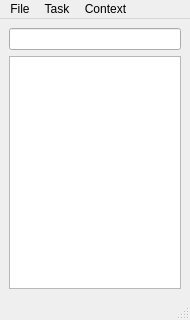
<?xml version="1.0" encoding="UTF-8"?>
<ui version="4.0">
 <class>MainWindow</class>
 <widget class="QMainWindow" name="MainWindow">
  <property name="geometry">
   <rect>
    <x>0</x>
    <y>0</y>
    <width>190</width>
    <height>320</height>
   </rect>
  </property>
  <property name="minimumSize">
   <size>
    <width>190</width>
    <height>320</height>
   </size>
  </property>
  <property name="maximumSize">
   <size>
    <width>300</width>
    <height>600</height>
   </size>
  </property>
  <property name="windowTitle">
   <string>Workload</string>
  </property>
  <property name="windowOpacity">
   <double>0.900000000000000</double>
  </property>
  <widget class="QWidget" name="centralwidget">
   <layout class="QVBoxLayout" name="verticalLayout">
    <item>
     <widget class="QLineEdit" name="taskInput"/>
    </item>
    <item>
     <widget class="QTreeWidget" name="taskList">
      <property name="enabled">
       <bool>true</bool>
      </property>
      <property name="baseSize">
       <size>
        <width>0</width>
        <height>0</height>
       </size>
      </property>
      <property name="horizontalScrollBarPolicy">
       <enum>Qt::ScrollBarAlwaysOff</enum>
      </property>
      <property name="textElideMode">
       <enum>Qt::ElideLeft</enum>
      </property>
      <property name="autoExpandDelay">
       <number>-1</number>
      </property>
      <property name="indentation">
       <number>0</number>
      </property>
      <property name="rootIsDecorated">
       <bool>false</bool>
      </property>
      <property name="columnCount">
       <number>2</number>
      </property>
      <attribute name="headerVisible">
       <bool>false</bool>
      </attribute>
      <attribute name="headerDefaultSectionSize">
       <number>20</number>
      </attribute>
      <attribute name="headerMinimumSectionSize">
       <number>10</number>
      </attribute>
      <column>
       <property name="text">
        <string>Priority</string>
       </property>
      </column>
      <column>
       <property name="text">
        <string>Task</string>
       </property>
      </column>
     </widget>
    </item>
   </layout>
  </widget>
  <widget class="QMenuBar" name="menubar">
   <property name="geometry">
    <rect>
     <x>0</x>
     <y>0</y>
     <width>190</width>
     <height>21</height>
    </rect>
   </property>
   <widget class="QMenu" name="menuFile">
    <property name="title">
     <string>File</string>
    </property>
    <addaction name="actionExit"/>
   </widget>
   <widget class="QMenu" name="menuTask">
    <property name="title">
     <string>Task</string>
    </property>
   </widget>
   <widget class="QMenu" name="menuContext">
    <property name="title">
     <string>Context</string>
    </property>
    <addaction name="actionDefault"/>
   </widget>
   <addaction name="menuFile"/>
   <addaction name="menuTask"/>
   <addaction name="menuContext"/>
  </widget>
  <widget class="QStatusBar" name="statusbar"/>
  <action name="actionExit">
   <property name="text">
    <string>Exit</string>
   </property>
  </action>
  <action name="actionDefault">
   <property name="text">
    <string>Default</string>
   </property>
  </action>
 </widget>
 <resources/>
 <connections/>
</ui>
